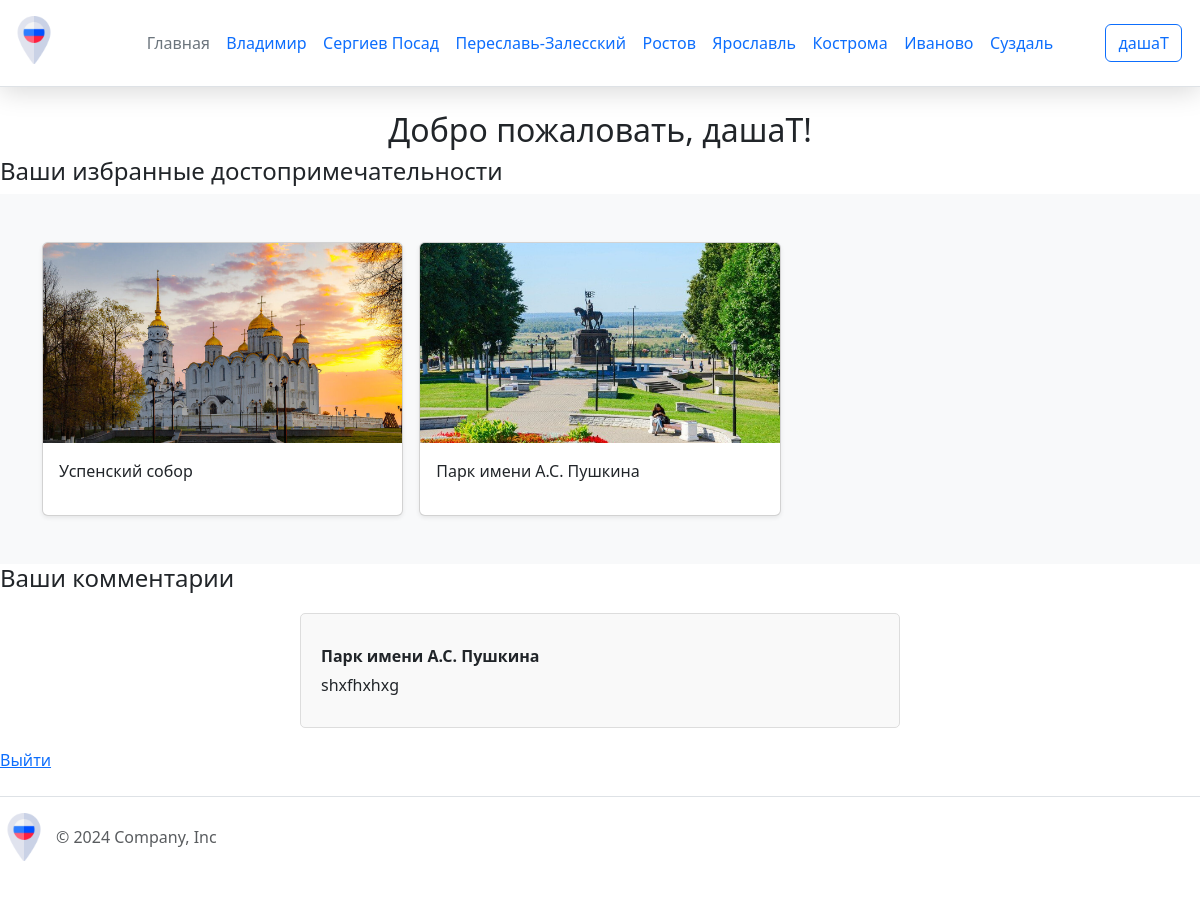
The page /lk (signed in) on the database as committed earlier.
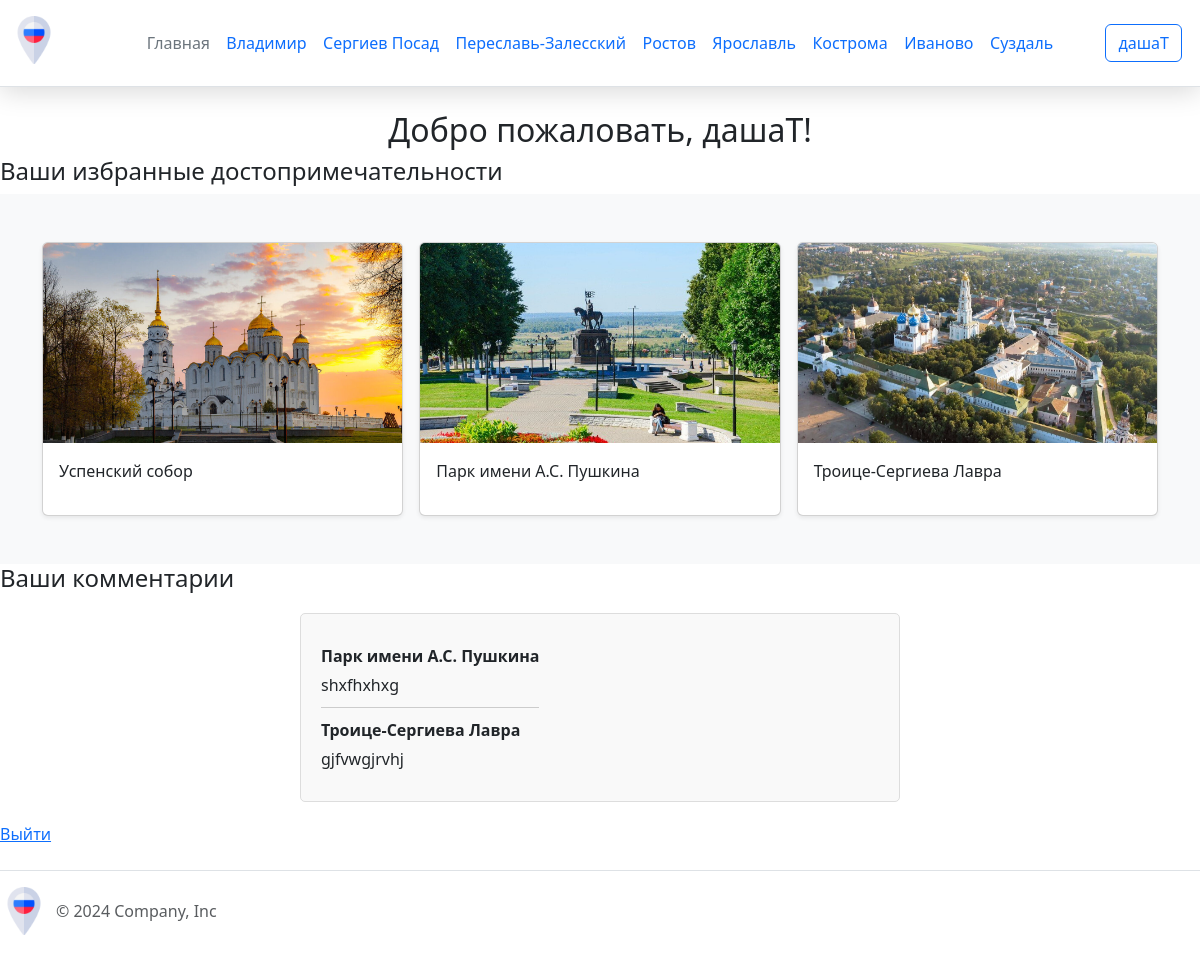
The same page on the database as committed later.
### app.py (models this page shows)
class City(db.Model):
    city_id = db.Column(db.Integer, primary_key=True)
    city_name = db.Column(db.String(20), nullable=False)
    photo = db.Column(db.LargeBinary, nullable=False)
    description = db.Column(db.Text, nullable=False)

class Attraction(db.Model):
    attraction_id = db.Column(db.Integer, primary_key=True)
    attraction_name = db.Column(db.String(50), nullable=False)
    photo = db.Column(db.LargeBinary, nullable=False)
    description = db.Column(db.Text, nullable=False)
    attraction_type = db.Column(db.String(80), nullable=False)
    city_id = db.Column(db.Integer, db.ForeignKey('city.city_id'), nullable=False)
    latitude = db.Column(db.Float, nullable=True)  # Широта
    longitude = db.Column(db.Float, nullable=True) # Долгота

class Feedback(db.Model):
    feedback_id = db.Column(db.Integer, primary_key=True)
    comment = db.Column(db.String(100), nullable=False)
    user_id = db.Column(db.Integer, db.ForeignKey('user.user_id'), nullable=False)
    attraction_id = db.Column(db.Integer, db.ForeignKey('attraction.attraction_id'), nullable=False)

### app.py (the view)
@app.route("/lk")
@login_required
def lk():
    favorites = Favourite.query.filter_by(user_id=current_user.user_id).all()
    favorite_attractions = []
    for favorite in favorites:
        attraction = Attraction.query.get(favorite.attraction_id)
        if attraction:
            favorite_attractions.append(attraction)
    user_comments = Feedback.query.filter_by(user_id=current_user.user_id).all()  # Получаем все комментарии пользователя
    comments_list = []
    for comment in user_comments:
        comments_list.append({
            'attraction_name': get_attraction_name(comment.attraction_id),  # Функция для получения названия достопримечательности
            'text': comment.comment,
        })
    return render_template('lk.html', name=current_user.name, favorites=favorite_attractions, user_comments=comments_list)

### app.py (called while the page is built)
@app.context_processor
def inject_cities():
    cities = City.query.all()
    return dict(cities=cities)

@login_manager.user_loader
def load_user(user_id):
    return User.query.get(int(user_id))

def get_attraction_name(attraction_id):
    attraction = Attraction.query.get(attraction_id)
    return attraction.attraction_name if attraction else "Неизвестно"

### templates/lk.html (shortened to what this page needs)
{% extends 'base.html' %}
{% block content %}
<h2>Добро пожаловать, {{ name }}!</h2>
<h4>Ваши избранные достопримечательности</h4>
<div class="album py-5 bg-body-tertiary">
<div class="container">
 <div class="row row-cols-1 row-cols-sm-2 row-cols-md-3 g-3">
{% for attraction in favorites %}
<div class="col">
    <div class="card shadow-sm">
        <img src="{{ url_for('static', filename='img/' + attraction.photo) }}" class="card-img-top" alt="{{ attraction.attraction_name }}">
        <div class="card-body">
            <p class="card-text">{{ attraction.attraction_name }}</p>
        </div>
    </div>
</div>
{% endfor %}
</div>
</div>
</div>
<h4>Ваши комментарии</h4>
<div class="comments-section">
    {% if user_comments %}
    {% for comment in user_comments %}
    <div class="comment">
      <div class="comment-username">{{ comment.attraction_name }}</div>
      <div class="comment-text">{{ comment.text }} </div>
    </div>
  {% endfor %}
    {% else %}
        <p>Вы еще не оставили комментариев.</p>
    {% endif %}
</div>
<a href="{{ url_for('logout') }}">Выйти</a>
{% endblock %}

### templates/base.html (shortened to what this page needs)
<!DOCTYPE html>
<html lang="en">
<head>
    <link href="https://cdn.jsdelivr.net/npm/bootstrap@5.3.3/dist/css/bootstrap.min.css" rel="stylesheet">
    <link rel="stylesheet" href="https://cdnjs.cloudflare.com/ajax/libs/font-awesome/6.2.0/css/all.min.css" />
    <link rel="stylesheet" href="https://cdn.jsdelivr.net/npm/sweetalert2@11/dist/sweetalert2.min.css">
    <link rel="stylesheet" href="{{url_for('static', filename='css/main.css')}}">
</head>
<body>
    <div class="page">
        <header class="d-flex flex-wrap align-items-center justify-content-center justify-content-md-between py-3 mb-4 border-bottom">
          <div class="col-md-3 mb-2 mb-md-0">
            <a href="/" class="d-inline-flex link-body-emphasis text-decoration-none">
              <img class="header__img" src="{{ url_for('static', filename='img/russia.png') }}" alt="russia">
            </a>
          </div>
          <div class="col-md-6 mb-0 mb-md-0 d-flex justify-content-center">
            <ul class="nav col-12 col-md-auto mb-2 justify-content-center mb-md-0">
              <li><a href="{{ url_for('index') }}" class="nav-link px-2 link-secondary">Главная</a></li>
              {% for city in cities %}
                <li class="nav-item">
                  <a class="nav-link" href="{{ url_for('city_detail', city_id=city.city_id) }}">{{ city.city_name }}</a>
                </li>
              {% endfor %}
            </ul>
          </div>
          <div class="col-md-3 text-end">
            {% if current_user.is_authenticated %}
                <a href="{{ url_for('lk') }}">
                    <button type="button" class="btn btn-outline-primary me-2">{{ current_user.name }}</button>
                </a>
            {% else %}
                <a href="{{ url_for('login') }}">
                    <button type="button" class="btn btn-outline-primary me-2">Войти</button>
                </a>
            {% endif %}
        </div>
        </header>
        <div class="content">
            {% block content %}{% endblock %}
        </div>
        <footer class="d-flex flex-wrap justify-content-between align-items-center py-3 my-4 border-top">
            <div class="col-md-4 d-flex align-items-center">
              <a href="/" class="mb-3 me-2 mb-md-0 text-body-secondary text-decoration-none lh-1">
                <img class="header__img" src="{{ url_for('static', filename='img/russia.png') }}" alt="russia">
              </a>
              <span class="mb-3 mb-md-0 text-body-secondary">© 2024 Company, Inc</span>
            </div>
          </footer>
</body>
</html>

Rows that differ between the two databases and show on the page:
now on this page (row unchanged): Attraction: photo (picture), attraction_name "Троице-Сергиева Лавра", attraction_name "Троице-Сергиева Лавра"
added Feedback: text "gjfvwgjrvhj"
